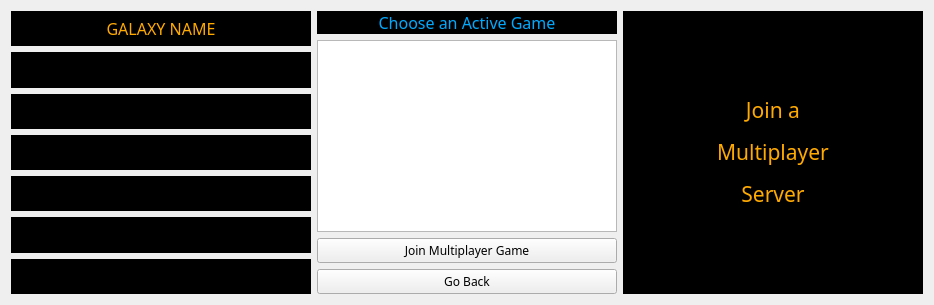
      <widget class="QWidget" name="join_multi">
       <layout class="QHBoxLayout" name="horizontalLayout_6">
        <item>
         <layout class="QVBoxLayout" name="verticalLayout_10">
          <item>
           <widget class="QLabel" name="lblGalaxyNameJoinMulti">
            <property name="minimumSize">
             <size>
              <width>300</width>
              <height>0</height>
             </size>
            </property>
            <property name="font">
             <font>
              <family>Terminator Two</family>
              <pointsize>12</pointsize>
             </font>
            </property>
            <property name="autoFillBackground">
             <bool>false</bool>
            </property>
            <property name="styleSheet">
             <string notr="true">background-color: rgb(0, 0, 0);</string>
            </property>
            <property name="text">
             <string>&lt;html&gt;&lt;head/&gt;&lt;body&gt;&lt;p align=&quot;center&quot;&gt;&lt;span style=&quot; color:#ffaa00;&quot;&gt;GALAXY NAME&lt;/span&gt;&lt;/p&gt;&lt;/body&gt;&lt;/html&gt;</string>
            </property>
           </widget>
          </item>
          <item>
           <widget class="QLabel" name="lblVersionJoinMulti">
            <property name="font">
             <font>
              <family>Terminator Two</family>
              <pointsize>10</pointsize>
             </font>
            </property>
            <property name="autoFillBackground">
             <bool>false</bool>
            </property>
            <property name="styleSheet">
             <string notr="true">background-color: rgb(0, 0, 0);</string>
            </property>
            <property name="text">
             <string>&lt;html&gt;&lt;head/&gt;&lt;body&gt;&lt;p&gt;&lt;span style=&quot; color:#000000;&quot;&gt;Version:&lt;/span&gt;&lt;/p&gt;&lt;/body&gt;&lt;/html&gt;</string>
            </property>
           </widget>
          </item>
          <item>
           <widget class="QLabel" name="lblMapNameJoinMulti">
            <property name="font">
             <font>
              <family>Terminator Two</family>
              <pointsize>10</pointsize>
             </font>
            </property>
            <property name="autoFillBackground">
             <bool>false</bool>
            </property>
            <property name="styleSheet">
             <string notr="true">background-color: rgb(0, 0, 0);</string>
            </property>
            <property name="text">
             <string>&lt;html&gt;&lt;head/&gt;&lt;body&gt;&lt;p&gt;&lt;span style=&quot; color:#000000;&quot;&gt;map name&lt;/span&gt;&lt;/p&gt;&lt;/body&gt;&lt;/html&gt;</string>
            </property>
           </widget>
          </item>
          <item>
           <widget class="QLabel" name="lblAddressJoinMulti">
            <property name="font">
             <font>
              <family>Microsoft PhagsPa</family>
              <pointsize>8</pointsize>
             </font>
            </property>
            <property name="autoFillBackground">
             <bool>false</bool>
            </property>
            <property name="styleSheet">
             <string notr="true">background-color: rgb(0, 0, 0);</string>
            </property>
            <property name="text">
             <string>&lt;html&gt;&lt;head/&gt;&lt;body&gt;&lt;p&gt;&lt;span style=&quot; color:#000000;&quot;&gt;connection info&lt;/span&gt;&lt;/p&gt;&lt;/body&gt;&lt;/html&gt;</string>
            </property>
           </widget>
          </item>
          <item>
           <widget class="QLabel" name="lblRoundNumJoinMulti">
            <property name="font">
             <font>
              <family>Terminator Two</family>
              <pointsize>10</pointsize>
             </font>
            </property>
            <property name="autoFillBackground">
             <bool>false</bool>
            </property>
            <property name="styleSheet">
             <string notr="true">background-color: rgb(0, 0, 0);</string>
            </property>
            <property name="text">
             <string>&lt;html&gt;&lt;head/&gt;&lt;body&gt;&lt;p&gt;&lt;span style=&quot; color:#000000;&quot;&gt;Round Number:&lt;/span&gt;&lt;/p&gt;&lt;/body&gt;&lt;/html&gt;</string>
            </property>
           </widget>
          </item>
          <item>
           <widget class="QLabel" name="lblEmpireNameJoinMulti">
            <property name="font">
             <font>
              <family>Terminator Two</family>
              <pointsize>10</pointsize>
             </font>
            </property>
            <property name="autoFillBackground">
             <bool>false</bool>
            </property>
            <property name="styleSheet">
             <string notr="true">background-color: rgb(0, 0, 0);</string>
            </property>
            <property name="text">
             <string>&lt;html&gt;&lt;head/&gt;&lt;body&gt;&lt;p&gt;&lt;span style=&quot; color:#000000;&quot;&gt;You are Playing Empire:&lt;/span&gt;&lt;/p&gt;&lt;/body&gt;&lt;/html&gt;</string>
            </property>
           </widget>
          </item>
          <item>
           <widget class="QLabel" name="lblTurnStatusJoinMulti">
            <property name="font">
             <font>
              <family>Terminator Two</family>
              <pointsize>10</pointsize>
             </font>
            </property>
            <property name="autoFillBackground">
             <bool>false</bool>
            </property>
            <property name="styleSheet">
             <string notr="true">background-color: rgb(0, 0, 0);</string>
            </property>
            <property name="text">
             <string>&lt;html&gt;&lt;head/&gt;&lt;body&gt;&lt;p&gt;&lt;span style=&quot; color:#000000;&quot;&gt;Your Turn Status:&lt;/span&gt;&lt;/p&gt;&lt;/body&gt;&lt;/html&gt;</string>
            </property>
           </widget>
          </item>
         </layout>
        </item>
        <item>
         <layout class="QVBoxLayout" name="verticalLayout_7">
          <item>
           <widget class="QLabel" name="label_21">
            <property name="minimumSize">
             <size>
              <width>300</width>
              <height>0</height>
             </size>
            </property>
            <property name="font">
             <font>
              <family>Terminator Two</family>
              <pointsize>12</pointsize>
             </font>
            </property>
            <property name="styleSheet">
             <string notr="true">background-color: rgb(0, 0, 0);</string>
            </property>
            <property name="text">
             <string>&lt;html&gt;&lt;head/&gt;&lt;body&gt;&lt;p align=&quot;center&quot;&gt;&lt;span style=&quot; color:#00aaff;&quot;&gt;Choose an Active Game&lt;/span&gt;&lt;/p&gt;&lt;/body&gt;&lt;/html&gt;</string>
            </property>
           </widget>
          </item>
          <item>
           <widget class="QListView" name="lstChooseGameJoinMulti"/>
          </item>
          <item>
           <widget class="QPushButton" name="btnJoinMulti">
            <property name="font">
             <font>
              <family>RowdyHeavy</family>
              <pointsize>9</pointsize>
             </font>
            </property>
            <property name="text">
             <string>Join Multiplayer Game</string>
            </property>
           </widget>
          </item>
          <item>
           <widget class="QPushButton" name="btnBackJoinMulti">
            <property name="font">
             <font>
              <family>RowdyHeavy</family>
              <pointsize>9</pointsize>
             </font>
            </property>
            <property name="text">
             <string>Go Back</string>
            </property>
           </widget>
          </item>
         </layout>
        </item>
        <item>
         <widget class="QLabel" name="label_16">
          <property name="minimumSize">
           <size>
            <width>300</width>
            <height>0</height>
           </size>
          </property>
          <property name="font">
           <font>
            <family>Terminator Two</family>
            <pointsize>16</pointsize>
           </font>
          </property>
          <property name="styleSheet">
           <string notr="true">background-color: rgb(0, 0, 0);</string>
          </property>
          <property name="text">
           <string>&lt;html&gt;&lt;head/&gt;&lt;body&gt;&lt;p align=&quot;center&quot;&gt;&lt;span style=&quot; color:#ffaa00;&quot;&gt;Join a&lt;/span&gt;&lt;/p&gt;&lt;p align=&quot;center&quot;&gt;&lt;span style=&quot; color:#ffaa00;&quot;&gt;Multiplayer&lt;/span&gt;&lt;/p&gt;&lt;p align=&quot;center&quot;&gt;&lt;span style=&quot; color:#ffaa00;&quot;&gt;Server&lt;/span&gt;&lt;/p&gt;&lt;/body&gt;&lt;/html&gt;</string>
          </property>
         </widget>
        </item>
       </layout>
      </widget>
